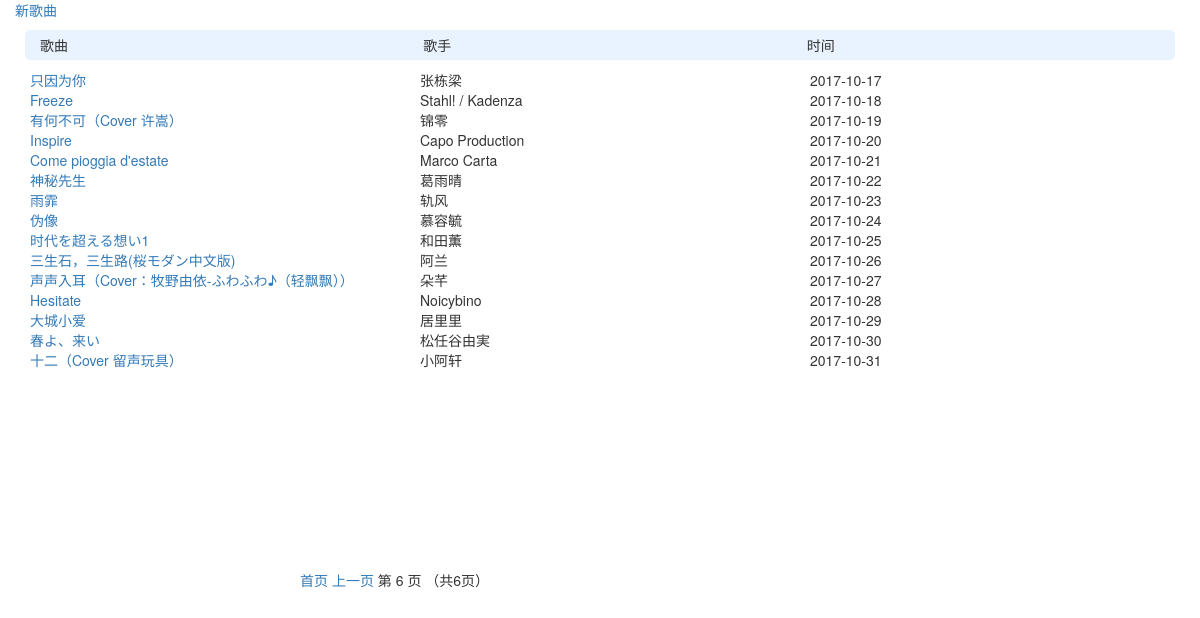
Page /list/index/?page=6 on the earlier database version.
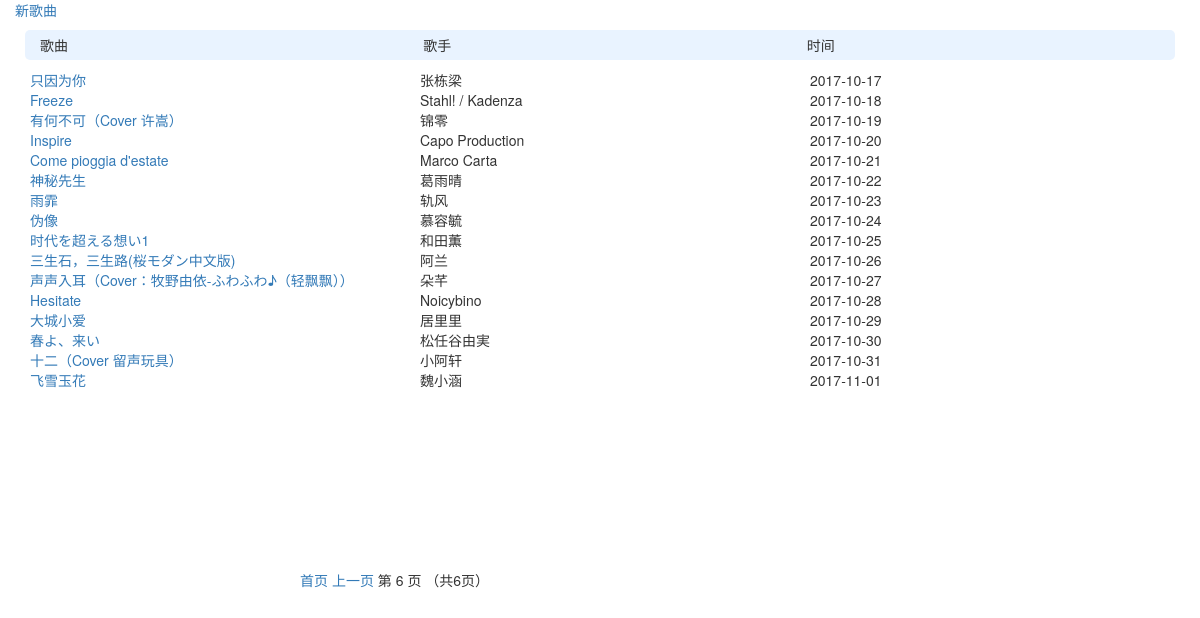
Same page on the later database version.
### list/models.py (models this page shows)
class Article(models.Model):
    song_name = models.CharField('歌名', max_length=32, null=False)
    singer = models.CharField('歌手', max_length=32, null=True)
    createTime = models.DateTimeField('添加时间', auto_now=True)

### list/views.py (the view)
def index(request):
    articles_list = models.Article.objects.all()
    paginator = Paginator(articles_list, 25)# Show 25 contacts per page
    pages = paginator.count
    page = request.GET.get('page')
    try:
        articles = paginator.page(page)
    except PageNotAnInteger:
        articles = paginator.page(1)
    except EmptyPage:
        articles = paginator.page(paginator.num_pages)
    return render(request, 'list/index.html', {'articles': articles})

### list/templates/list/index.html (shortened to what this page needs)
<!DOCTYPE html>
<html lang="en">
<head>
    <link rel="stylesheet" href="https://maxcdn.bootstrapcdn.com/bootstrap/3.3.4/css/bootstrap.min.css">
    <link rel="stylesheet" href="https://maxcdn.bootstrapcdn.com/bootstrap/3.3.4/css/bootstrap-theme.min.css">
</head>
<body>
    <div  class="col-md-12" style="height: 550px;">
        <a href="{% url 'list:edit_page' 0 %}">新歌曲</a>  <br/>
        <div class="title">
            <span class="col-md-4 inline">歌曲</span>
            <span class="col-md-4 inline">歌手</span>
            <span class="col-md-4 inline">时间</span>
        </div>
    {% for article in articles %}
        <div>
            <a class="col-md-4 inline" href="{% url 'list:article_page' article.id %}">{{article.song_name }}</a>
            <span class="col-md-4 inline">{{article.singer }}</span>
            <span class="col-md-4 inline">{{article.createTime|date:"Y-m-d" }}</span>
        </div>
    {% endfor %}
    </div>
    <div class="pagination" style="position:relative; left:300px;">
            <span class="step-links">
                {% if articles.has_previous %}
                    <a href="?page=1">首页</a>
                    <a href="?page={{ articles.previous_page_number }}">上一页</a>
                {% endif %}
                <span class="current">
                    第 {{ articles.number }} 页 （共{{ articles.paginator.num_pages }}页）
                </span>
            </span>
        </div>
</body>
</html>

Differences in the rows shown:
added Article: song_name "飞雪玉花", singer "魏小涵", createTime "2017-11-01"
